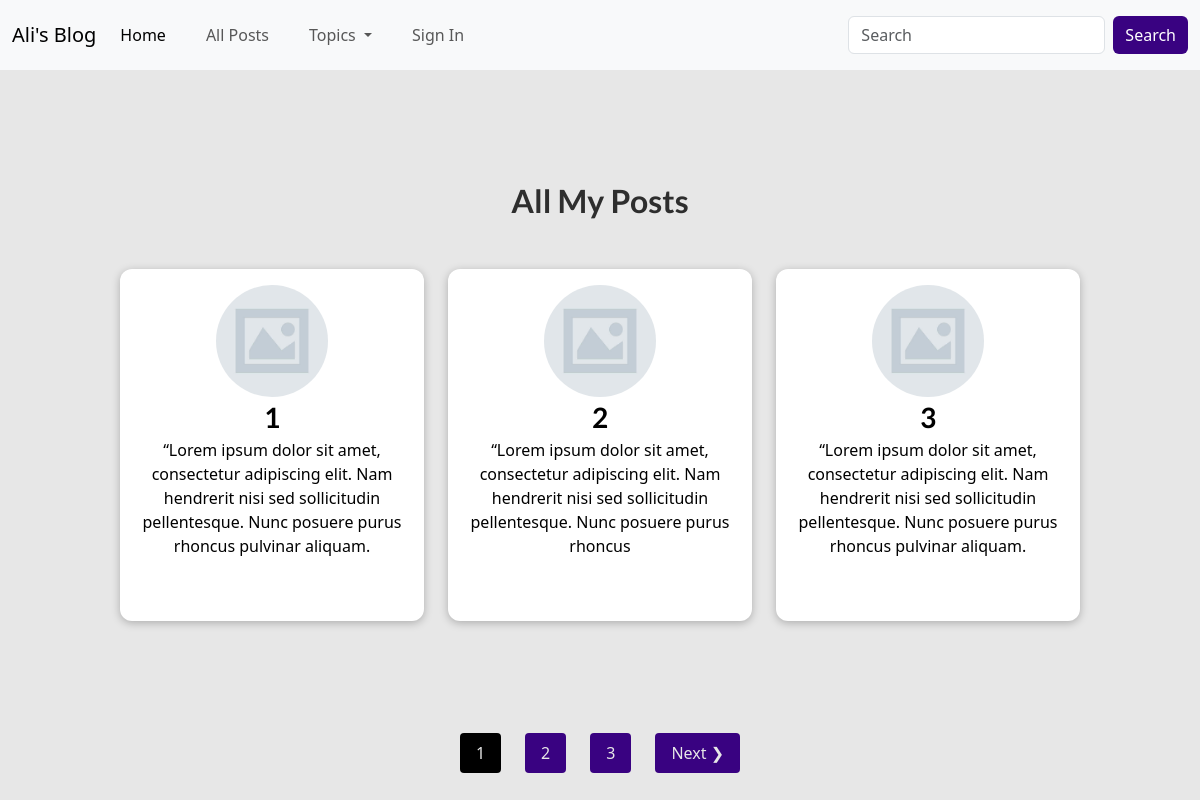
/posts/, run on the app's committed database.
### blog/models.py (models this page shows, shortened)
class Post(models.Model):
    title = models.CharField(max_length = 50)
    excerpt = models.CharField(max_length= 200)
    image = models.ImageField(upload_to = 'posts', null = True, default = 'posts/default_post_image.jpg')
    date = models.DateField(auto_now = True)
    slug = models.SlugField(unique=True) #db_index = True is here by default, we don't have to add it.(it is use to make quering the data more efficient)
    content = models.TextField(validators = [MinLengthValidator(10)])
    author = models.ForeignKey(Author, on_delete= models.SET_NULL, related_name = 'posts', null = True)
    tag = models.ManyToManyField(Tag)

### blog/views.py (the view)
# urls.py: path('posts/', views.all_posts, name = 'posts'),
def all_posts(request):
    search_query, posts = search_posts(request)
    custom_range, posts, paginator = paginate_posts(request, posts, 3)
    context = {'all_posts':posts, 'search_query':search_query, 'custom_range':custom_range}
    return render(request, 'blog/all-posts.html', context)

### blog/utils.py (called while the page is built)
def paginate_posts(request, posts, results):
    page = request.GET.get('page')
    paginator = Paginator(posts, results)
    try:
        posts = paginator.page(page)
    except PageNotAnInteger:
        page = 1
        posts = paginator.page(page)
    except EmptyPage:
        page = paginator.num_pages
        posts = paginator.page(page)
    leftindex = (int(page) - 2)
    if leftindex < 1:
        leftindex = 1
    rightindex = (int(page) + 3)
    if rightindex > paginator.num_pages:
        rightindex = paginator.num_pages + 1
    custom_range = range(leftindex, rightindex)
    return custom_range, posts, paginator

def search_posts(request):
    search_query = ''
    if request.GET.get('search_query'):
        search_query = request.GET.get('search_query')
    posts = Post.objects.filter(Q(title__icontains = search_query) | Q(excerpt__icontains = search_query)).order_by('-date')
    return search_query, posts

### blog/templates/blog/all-posts.html (shortened to what this page needs)
{% extends 'base.html' %}
{% load static %}
{% block css %}
<link rel = 'stylesheet' href = '{% static 'blog/post.css'%}'>
<link rel = 'stylesheet' href = '{% static 'blog/all-posts.css'%}'>
<link rel="stylesheet" media = "screen and (min-width:651px) and (max-width:768px)" href="{% static 'blog/tablet.css' %}">
<link rel="stylesheet" media = "screen and (min-width:501px) and (max-width:650px)" href="{% static 'blog/mini-tablet.css' %}">
<link rel="stylesheet" media = "screen and (max-width:500px)" href="{% static 'blog/smartphone.css' %}">
{% endblock %}
{% block content %}
<section id = 'all-posts'>
    <h2>All My Posts</h2>
    <ul>
        {% for post in all_posts %}
         {% include 'blog/includes/post.html'%}
        {% endfor %}
    </ul>
</section>
    {% include 'pagination.html' with queryset=all_posts custome_range=custome_range %}
{% endblock %}

### blog/templates/blog/includes/post.html
<li>
    <article class = 'post'>
        <a href = '{% url 'post' post.slug %}'>
        <img src = '{{ post.image.url }}' alt = '{{ post.title }}'>
        <div class = 'post_content'>
            <h3>{{post.title}}</h3>
            <p>
                {{ post.excerpt}}
            </p>
        </div>
        </a>
    </article>
</li>

### static/app.css (style rules this page uses)
* { box-sizing: border-box; }
html { font-family: 'Open Sans', 'Lato', sans-serif; }
body { margin: 0; }
h1, h2, h3 { font-family: 'Lato', sans-serif; font-weight: bold; }

### blog/static/blog/post.css (style rules this page uses)
.post { display: flex; flex-direction: column; align-items: center; text-align: center; }
.post a { text-decoration: none; color: black; transition: all 0.2s ease; padding: 1rem; }
.post img { width: 5rem; height: 5rem; object-fit: cover; border-radius: 50%; }
.post h3 { margin: 0.25rem 0; }

### blog/static/blog/all-posts.css (style rules this page uses)
body { background-color: #e7e7e7; }
#all-posts { margin: 7rem auto; width: 90%; max-width: 60rem; position: relative; }
#all-posts h2 { text-align: center; font-size: 2rem; color: #2e2e2e; margin: 3rem 0; }
ul { list-style: none; margin: 0; padding: 0; display: grid; grid-template-columns: repeat(auto-fill, minmax(17rem, 1fr)); gap: 1.5rem; }
.post img { width: 7rem; height: 7rem; }
.post a { height: 22rem; transform-origin: center; box-shadow: 0 2px 8px rgba(0, 0, 0, 0.25); border-radius: 12px; background-color: white; }

### blog/static/blog/smartphone.css (style rules this page uses)
body { display: flex; flex-direction: column; }

### data on the page
Post: image (placeholder picture), title "1", excerpt "“Lorem ipsum dolor sit amet, consectetur adipiscing elit. Nam hendrerit nisi sed sollicitudin pellentesque. Nunc posuere purus rhoncus pulvinar aliquam."
Post: image (placeholder picture), title "2", excerpt "“Lorem ipsum dolor sit amet, consectetur adipiscing elit. Nam hendrerit nisi sed sollicitudin pellentesque. Nunc posuere purus rhoncus"
Post: image (placeholder picture), title "3", excerpt "“Lorem ipsum dolor sit amet, consectetur adipiscing elit. Nam hendrerit nisi sed sollicitudin pellentesque. Nunc posuere purus rhoncus pulvinar aliquam."

### other printed values
{{ page }} "1"
{{ page }} "2" "3"
